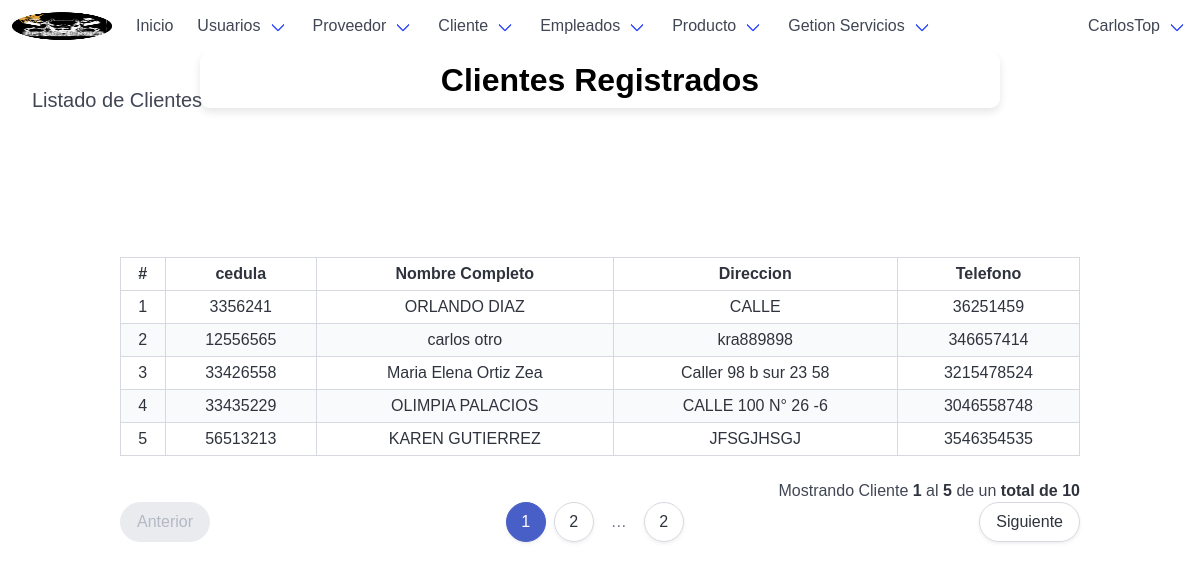
Page /customerList/ (signed in) on the earlier database version.
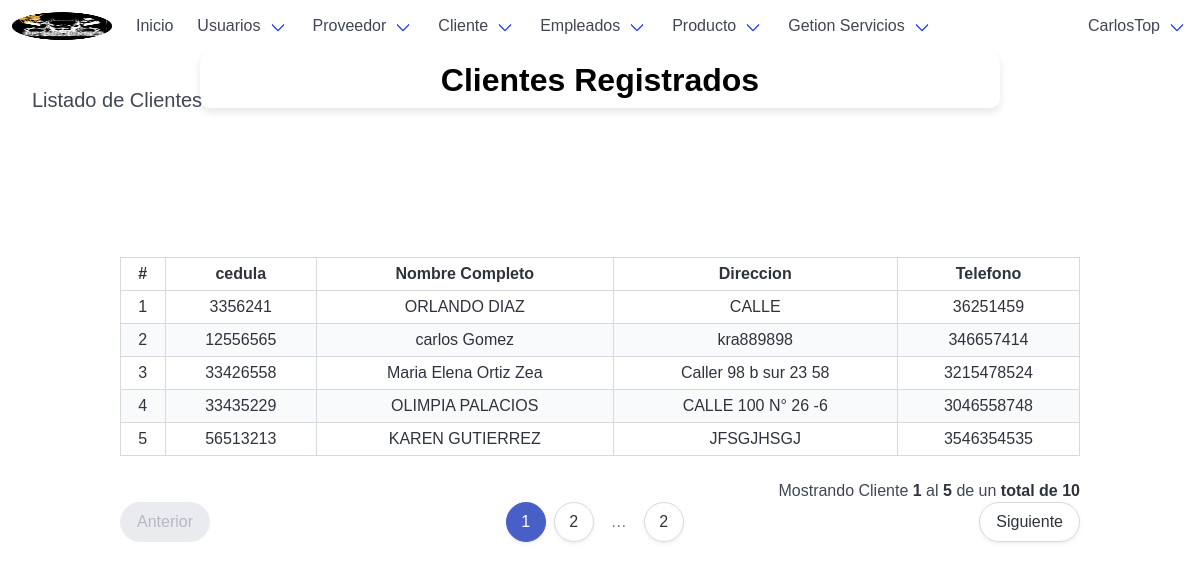
Same page on the later database version.
### tables this page shows
CREATE TABLE `cliente` (
  `cedula` int(20) NOT NULL,
  `nom_cliente` varchar(50) NOT NULL,
  `ape_cliente` varchar(50) NOT NULL,
  `telefono` bigint(15) NOT NULL,
  `direccion` varchar(70) NOT NULL
);

### app/controllers/customerController.php (the view, shortened to what this page needs)
<?php
	class customerController extends mainModel{
		public function listarClienteControlador($pagina, $registros, $url, $busqueda) {
			$pagina = $this->limpiarCadena($pagina);
			$registros = $this->limpiarCadena($registros);
			$url = $this->limpiarCadena($url);
			$url = APP_URL . $url . "/";
			$busqueda = $this->limpiarCadena($busqueda);
			$tabla = "";
			$pagina = (isset($pagina) && $pagina > 0) ? (int)$pagina : 1;
			$inicio = ($pagina > 0) ? (($pagina * $registros) - $registros) : 0;
			if (isset($busqueda) && $busqueda != "") {
				$consulta_datos = "SELECT * FROM cliente WHERE (cedula LIKE '%$busqueda%' OR nom_proveedor LIKE '%$busqueda%') ORDER BY cedula ASC LIMIT $inicio, $registros";
				$consulta_total = "SELECT COUNT(cedula) FROM cliente WHERE (cedula LIKE '%$busqueda%' OR cedula LIKE '%$busqueda%')";
			} else {
				$consulta_datos = "SELECT * FROM cliente ORDER BY cedula ASC LIMIT $inicio, $registros";
				$consulta_total = "SELECT COUNT(cedula) FROM cliente";
			}
			$datos = $this->ejecutarConsulta($consulta_datos);
			$datos = $datos->fetchAll();
			$total = $this->ejecutarConsulta($consulta_total);
			$total = (int)$total->fetchColumn();
			$numeroPaginas = ceil($total / $registros);
			$tabla .= '
				<div class="table-container">
				<table class="table is-bordered is-striped is-narrow is-hoverable is-fullwidth">
					<thead>
						<tr>
							<th class="has-text-centered">#</th>
							<th class="has-text-centered">cedula</th>
							<th class="has-text-centered">Nombre Completo</th>
							<th class="has-text-centered">Direccion</th>
							<th class="has-text-centered">Telefono</th>
						</tr>
					</thead>
					<tbody>
			';
			if ($total >= 1 && $pagina <= $numeroPaginas) {
				$contador = $inicio + 1;
				$pag_inicio = $inicio + 1;
				foreach ($datos as $rows) {
					$tabla .= '
						<tr class="has-text-centered">
							<td>' . $contador . '</td>
							<td>' . $rows['cedula'] . '</td>
							<td>' . $rows['nom_cliente'] . ' '.$rows['ape_cliente'].'</td>
							<td>' . $rows['direccion'] . '</td>
							<td>' . $rows['telefono'] . '</td>
							<!--<td>
								<a href="' . APP_URL . 'customerUpdate/' . $rows['cedula'] . '/" class="button is-success is-rounded is-small">Actualizar</a>
							</td>-->
						</tr>
					';
					$contador++;
				}
				$pag_final = $contador - 1;
			}
			$tabla .= '</tbody></table></div>';
			if ($total >= 1 && $pagina <= $numeroPaginas) {
				$tabla .= '<p class="has-text-right">Mostrando Cliente <strong>' . $pag_inicio . '</strong> al <strong>' . $pag_final . '</strong> de un <strong>total de ' . $total . '</strong></p>';
				$tabla .= $this->paginadorTablas($pagina, $numeroPaginas, $url, 10);
			}
			return $tabla;
		}
	}

Differences in the rows shown:
changed cliente "carlos": ape_cliente "otro" → "Gomez"
